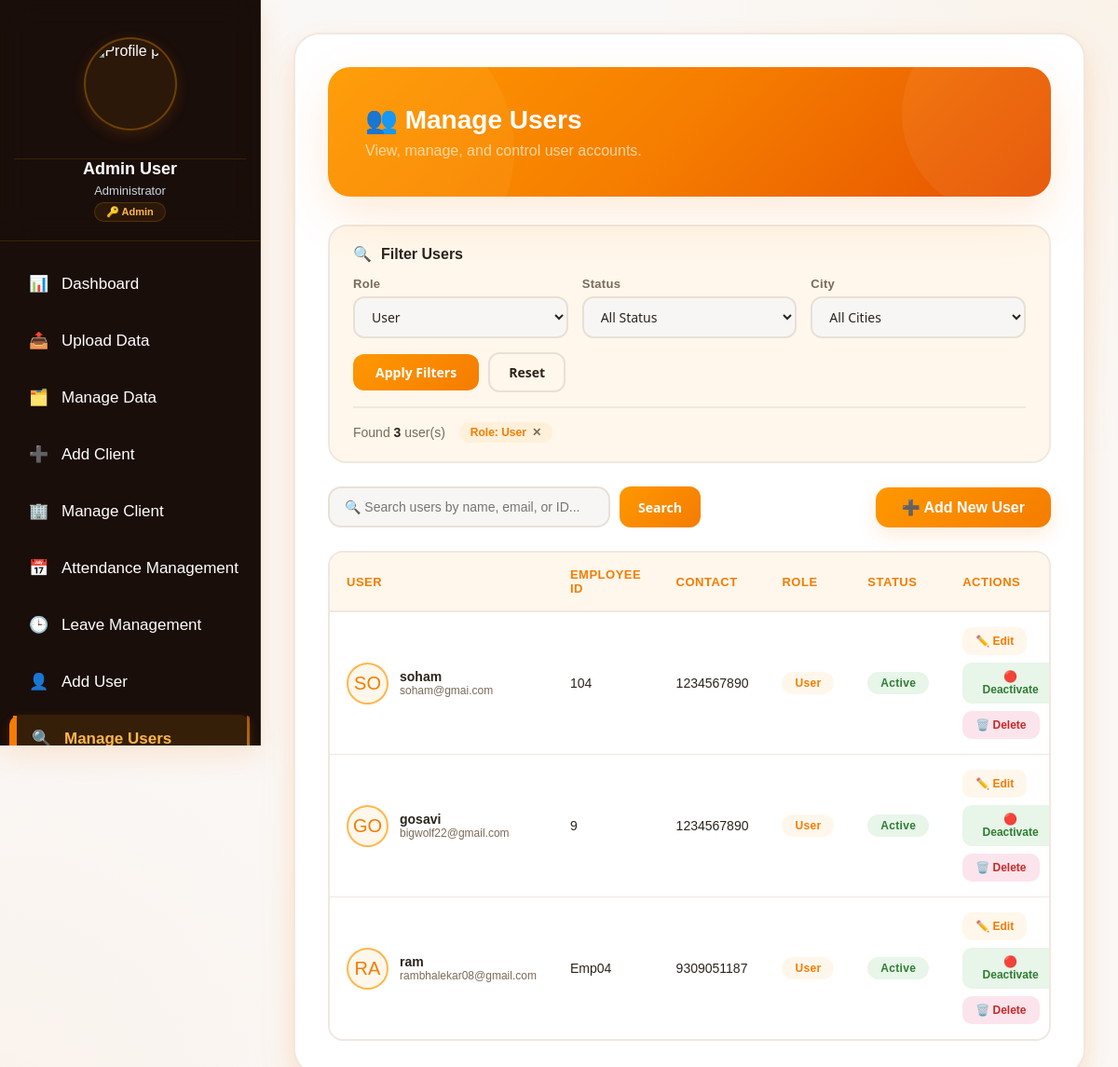
Screenshot of /manage_user.php?role=User (signed in) with the database file from the repository.
### tables this page shows
CREATE TABLE `users` (
  `user_id` int(11) NOT NULL,
  `name` varchar(255) DEFAULT NULL,
  `address` text DEFAULT NULL,
  `employee_id` varchar(50) DEFAULT NULL,
  `email_id` varchar(255) DEFAULT NULL,
  `email_pass` varchar(255) DEFAULT NULL,
  `contact_no` varchar(20) DEFAULT NULL,
  `username` varchar(50) DEFAULT NULL,
  `password_hash` varchar(255) DEFAULT NULL,
  `designation` varchar(100) DEFAULT NULL,
  `role` varchar(50) DEFAULT NULL,
  `city` varchar(100) DEFAULT NULL,
  `profile_picture` varchar(255) DEFAULT NULL,
  `status` varchar(20) DEFAULT NULL,
  `session_token` varchar(255) DEFAULT NULL,
  `created_at` datetime DEFAULT NULL,
  `updated_at` datetime DEFAULT NULL
);

### manage_user.php (the view, shortened to what this page needs)
<?php
include 'sidebar.php';
$filter_role = isset($_GET['role']) ? $_GET['role'] : '';
$filter_status = isset($_GET['status']) ? $_GET['status'] : '';
$filter_city = isset($_GET['city']) ? $_GET['city'] : '';
$search_query = isset($_GET['search']) ? $_GET['search'] : '';
$where_conditions = [];
$params = [];
$types = "";
if (!empty($filter_role)) {
    $where_conditions[] = "role = ?";
    $params[] = $filter_role;
    $types .= "s";
}
$sql = "SELECT * FROM users";
if (!empty($where_conditions)) {
    $sql .= " WHERE " . implode(" AND ", $where_conditions);
}
$sql .= " ORDER BY created_at DESC";
if (!empty($params)) {
    $stmt = mysqli_prepare($conn, $sql);
    if ($stmt) {
        mysqli_stmt_bind_param($stmt, $types, ...$params);
        mysqli_stmt_execute($stmt);
        $result = mysqli_stmt_get_result($stmt);
    } else {
        $result = mysqli_query($conn, $sql);
    }
} else {
    $result = mysqli_query($conn, $sql);
}
$users = [];
if ($result) {
    while ($row = mysqli_fetch_assoc($result)) {
        $users[] = $row;
    }
}
function getFilterQueryStringWithout($exclude) {
    $params = [];
    if (!empty($_GET['role']) && $_GET['role'] != $exclude) $params[] = "role=" . urlencode($_GET['role']);
    return !empty($params) ? "?" . implode("&", $params) : "";
}
?>
<!DOCTYPE html>
<html>
<head>
</head>
<body>
    <div class="main-content" id="mainContent">
        <div class="container">
            <div class="welcome-card">
                <h1>👥 Manage Users</h1>
                <p>View, manage, and control user accounts.</p>
            </div>
            <div class="filter-section">
                <div class="filter-title">
                    <span>🔍</span> Filter Users
                </div>
                <form method="GET" action="">
                    <div class="filter-grid">
                        <div class="filter-group">
                            <label for="filter_role">Role</label>
                            <select id="filter_role" name="role">
                                <option value="User" <?php echo ($filter_role == 'User') ? 'selected' : ''; ?>>User</option>
                            </select>
                        </div>
                        <div class="filter-group">
                            <label for="filter_status">Status</label>
                            <select id="filter_status" name="status">
                                <option value="">All Status</option>
                            </select>
                        </div>
                        <div class="filter-group">
                            <label for="filter_city">City</label>
                            <select id="filter_city" name="city">
                                <option value="">All Cities</option>
                            </select>
                        </div>
                        <div class="filter-actions">
                            <button type="submit" class="btn-filter">Apply Filters</button>
                            <a href="manage_user.php" class="btn-reset">Reset</a>
                        </div>
                    </div>
                    <?php if (!empty($filter_role) || !empty($filter_status) || !empty($filter_city) || !empty($search_query)): ?>
                        <div class="filter-stats">
                            <span class="stat-item">
                                Found <strong><?php echo count($users); ?></strong> user(s)
                            </span>
                            <div class="active-filters">
                                <?php if (!empty($filter_role)): ?>
                                    <span class="filter-tag">
                                        Role: <?php echo htmlspecialchars($filter_role); ?>
                                        <a href="manage_user.php<?php echo getFilterQueryStringWithout('role'); ?>"
                                           class="remove-filter">✕</a>
                                    </span>
                                <?php endif; ?>
                            </div>
                        </div>
                    <?php endif; ?>
                </form>
            </div>
            <div class="header-actions">
                <div class="search-box">
                    <form method="GET" action="">
                        <input type="text"
                               id="searchInput"
                               name="search"
                               placeholder="🔍 Search users by name, email, or ID..."
                               value="<?php echo htmlspecialchars($search_query); ?>">
                        <button type="submit" class="btn-filter" style="padding: 10px 20px;">Search</button>
                    </form>
                </div>
                <a href="add_user.php" class="btn-add">
                    ➕ Add New User
                </a>
            </div>
            <div class="table-responsive">
                <table id="userTable">
                    <thead>
                        <tr>
                            <th>User</th>
                            <th>Employee ID</th>
                            <th>Contact</th>
                            <th>Role</th>
                            <th>Status</th>
                            <th>Actions</th>
                        </tr>
                    </thead>
                    <tbody>
                        <?php if (count($users) > 0): ?>
                            <?php foreach ($users as $user): ?>
                                <tr>
                                    <td>
                                        <div class="user-info">
                                            <?php if (!empty($user['profile_picture']) && file_exists($user['profile_picture'])): ?>
                                                <img src="<?php echo htmlspecialchars($user['profile_picture']); ?>"
                                                     alt="Profile"
                                                     class="user-avatar">
                                            <?php else: ?>
                                                <div class="user-avatar-placeholder">
                                                    <?php echo strtoupper(substr($user['name'], 0, 2)); ?>
                                                </div>
                                            <?php endif; ?>
                                            <div class="user-details">
                                                <span class="user-name"><?php echo htmlspecialchars($user['name']); ?></span>
                                                <span class="user-email"><?php echo htmlspecialchars($user['email_id']); ?></span>
                                            </div>
                                        </div>
                                    </td>
                                    <td><?php echo htmlspecialchars($user['employee_id']); ?></td>
                                    <td><?php echo htmlspecialchars($user['contact_no']); ?></td>
                                    <td>
                                        <span class="badge badge-role">
                                            <?php echo htmlspecialchars($user['role']); ?>
                                        </span>
                                    </td>
                                    <td>
                                        <span class="badge <?php echo ($user['status'] == 'active') ? 'badge-active' : 'badge-inactive'; ?>">
                                            <?php echo ucfirst($user['status']); ?>
                                        </span>
                                    </td>
                                    <td>
                                        <div class="action-buttons">
                                            <button type="button"
                                                    class="btn-action btn-edit"
                                                    onclick="openEditModal(<?php echo htmlspecialchars(json_encode($user)); ?>)">
                                                ✏️ Edit
                                            </button>
                                            <form method="post" style="display: inline;">
                                                <button type="submit"
                                                        name="toggle_status"
                                                        class="btn-action btn-toggle"
                                                        onclick="return confirm('Toggle status for <?php echo addslashes($user['name']); ?>?')">
                                                    <?php echo ($user['status'] == 'active') ? '🔴' : '🟢'; ?>
                                                    <?php echo ($user['status'] == 'active') ? 'Deactivate' : 'Activate'; ?>
                                                </button>
                                            </form>
                                            <form method="post" style="display: inline;"
                                                  onsubmit="return confirm('Are you sure you want to delete <?php echo addslashes($user['name']); ?>? This action cannot be undone.')">
                                                <button type="submit"
                                                        name="delete_user"
                                                        class="btn-action btn-delete">
                                                    🗑️ Delete
                                                </button>
                                            </form>
                                        </div>
                                    </td>
                                </tr>
                            <?php endforeach; ?>
                        <?php endif; ?>
                    </tbody>
                </table>
            </div>
        </div>
    </div>
</body>
</html>

### sidebar.php (style rules this page uses)
* { margin: 0; padding: 0; box-sizing: border-box; font-family: Arial, sans-serif; }
body { background: linear-gradient(180deg, #1a0e0a 0%, #0d0805 100%); background-size: cover; background-position: center; background-repeat: no-repeat; background-attachment: fixed; min-height: 100vh; }
:root { --bg: #0d0805; --sidebar-bg: #1a0e0a; --card-bg: #1a0e0a; --text: #f8fafc; --sidebar-text: #ffffff; --border: #3a2a1a; --hover: #ff9800; --orange-primary: #f57c00; --orange-light: #ffb74d; --orange-dark: #e65100; --orange-gradient-start: #ff9800; --orange-gradient-end: #f57c00; --orange-subtle: rgba(255, 152, 0, 0.08); --orange-shadow: rgba(245, 124, 0, 0.15); }

### rows the page displays
users: name "SO", name "soham", email "soham@gmai.com", employee "104", contact_no "1234567890", role "User", status "Active", shows "Deactivate"
users: name "GO", name "gosavi", email "bigwolf22@gmail.com", employee "9", contact_no "1234567890", role "User", status "Active", shows "Deactivate"
users: name "RA", name "ram", email "rambhalekar08@gmail.com", employee "Emp04", contact_no "9309051187", role "User", status "Active", shows "Deactivate"

### other values shown
$admin_name "Admin User"
count($users) "3"
$filter_role "User"
